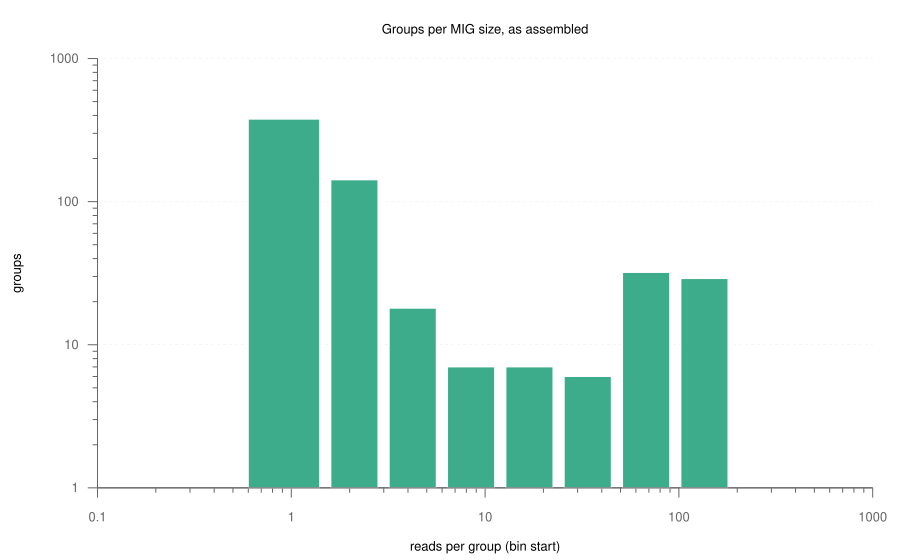

Write the gnuplot code that produced this figure.
set terminal svg size 760,520 font "Helvetica,13" enhanced
set output "/Users/mikesh/vcs/code/migec/assets/assemble_coverage.svg"
set border 3 lw 1 lc rgb "#808080"
set tics nomirror out textcolor rgb "#808080"
set title textcolor rgb "#808080"
set xlabel textcolor rgb "#808080"
set ylabel textcolor rgb "#808080"
set y2label textcolor rgb "#808080"
# Inside, bottom right, opaque-bordered but unfilled -- a legend in the margin makes every figure
# wider than its data and is the first thing a journal asks you to move.
set key inside bottom right box lw 0.5 lc rgb "#808080" textcolor rgb "#808080" samplen 2 spacing 1.1
set style fill solid 0.85 noborder
set grid ytics lw 0.5 lc rgb "#808080" dt 3
set datafile separator "\t"
set datafile missing "NA"

set title "Groups per MIG size, as assembled"
set xlabel "reads per group (bin start)"
set ylabel "groups"
set logscale xy
set boxwidth 0.8 relative
set key off
plot "/Users/mikesh/vcs/code/migec/assets/assemble.coverage.tsv" using 2:4 with boxes lc rgb "#1b9e77"
